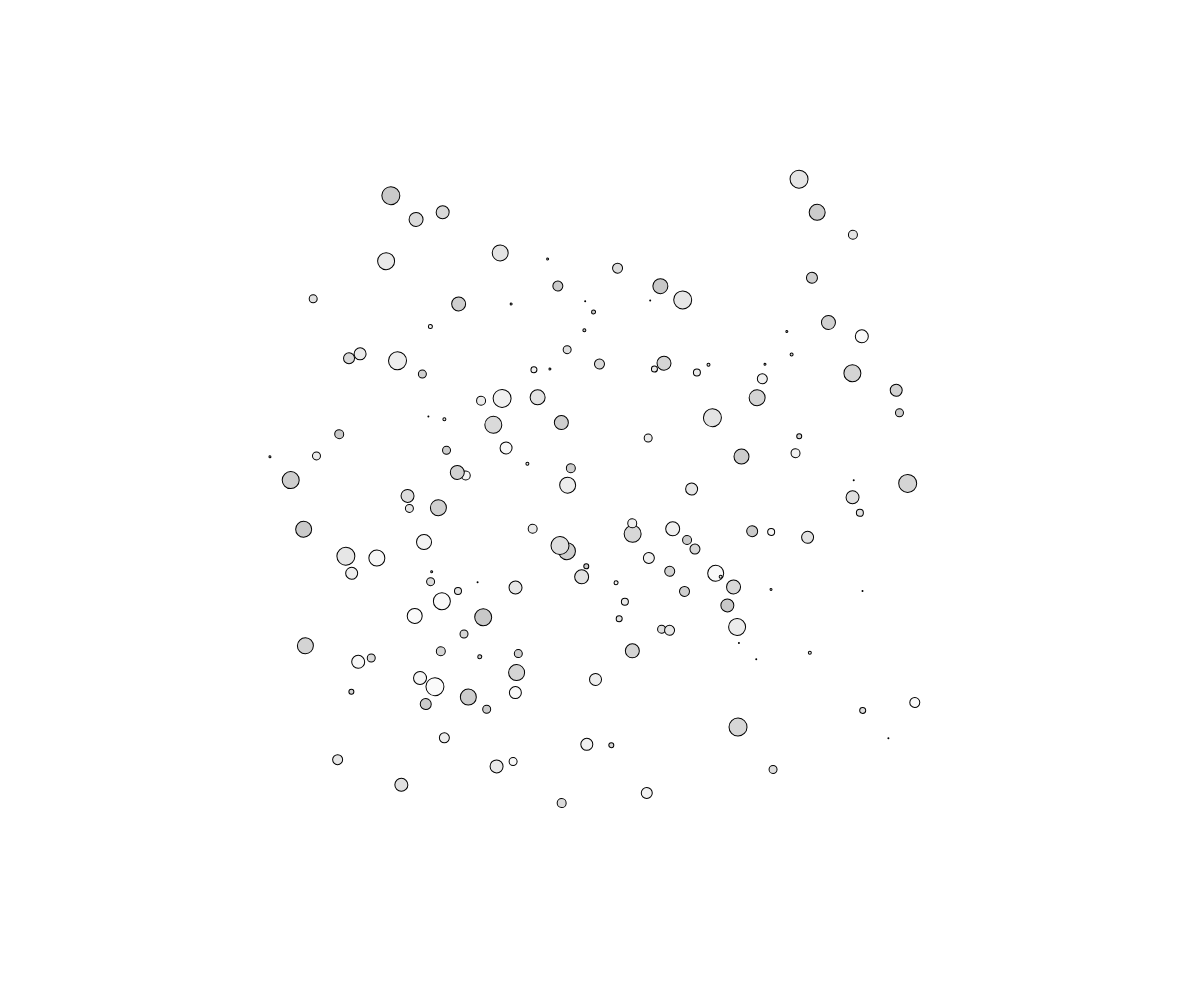
Frame 1 (no input)
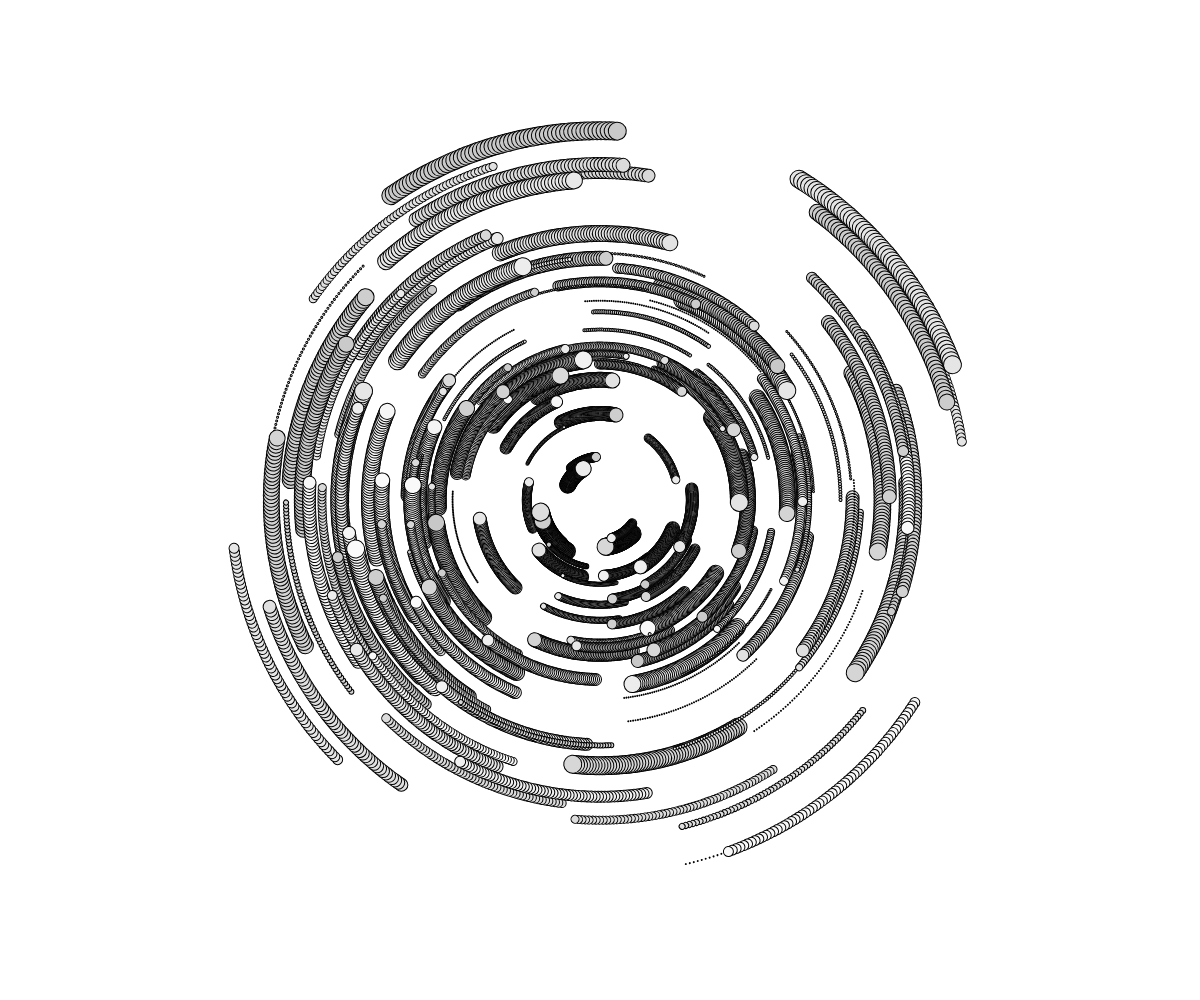
Frame 60 (no input)
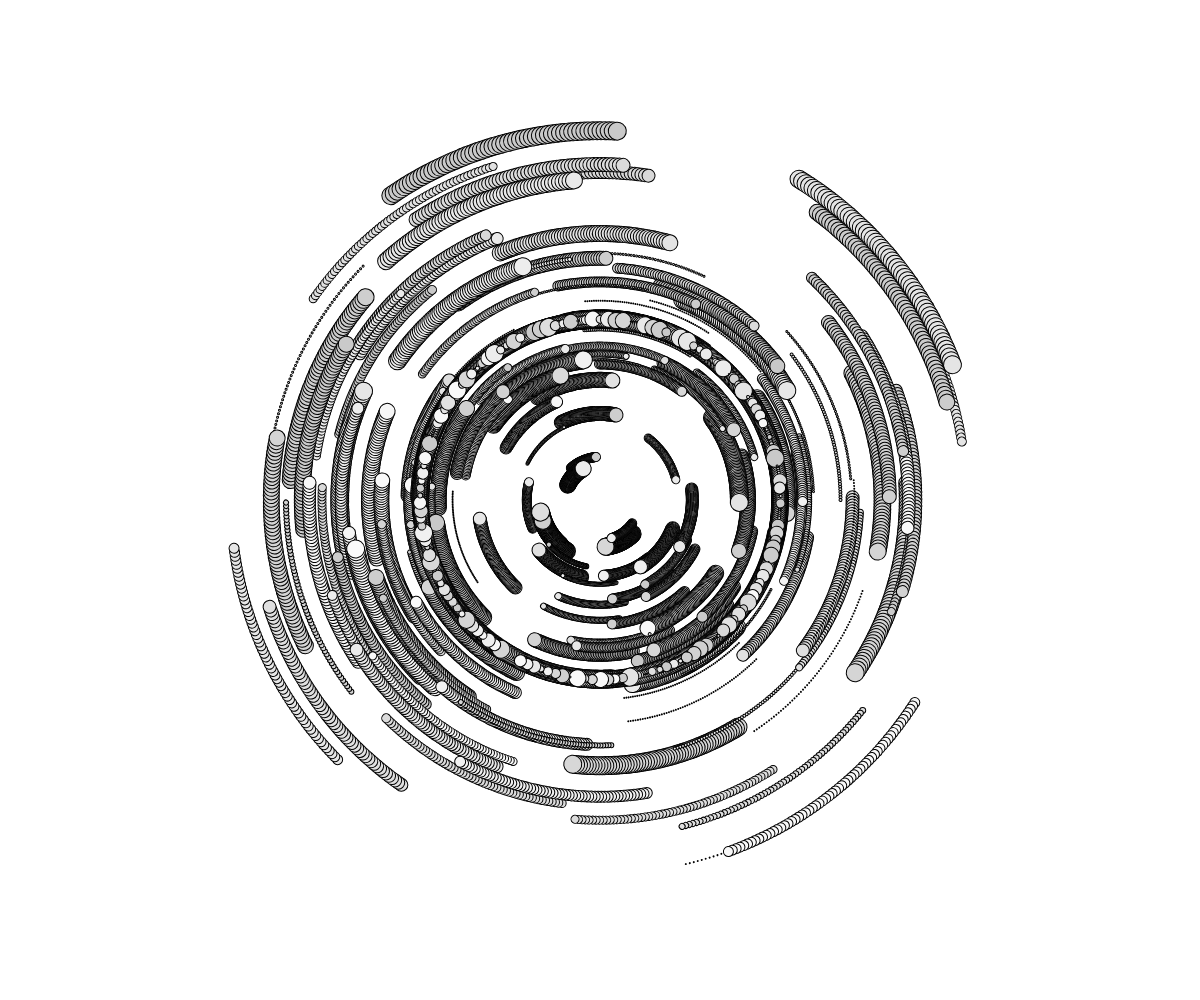
Frame 120 (the mouse pressed at the canvas centre since frame 60)

The p5.js sketch that drew these frames (run headless with seeded random() and noise() and a simulated clock; from frame 60 on, the mouse is pressed at the canvas centre):

// p5.js sketch
// ── sketch.js
"use strict";

var count = 150;
var radius = 180;

var dots = [];

function setup() {
  createCanvas(windowWidth, windowHeight);

  for (var i = 0; i < count; i++) {
    dots.push(new Dot(i));
  }
}

function draw() {
  // background(255);
  translate(windowWidth / 2, windowHeight / 2);
  rotate(frameCount * 0.011);
  translate(-windowWidth / 2, -windowHeight / 2);
  var fader = 1 - Math.abs(mouseX - windowWidth / 2) / (windowWidth / 2) * 0.5;
  for (var i = 0; i < count; i++) {

    dots[i].update(fader);
    dots[i].render();
  }
}

function Dot(i) {
  var circleX = Math.floor(Math.cos(i * 2 * Math.PI / count) * radius + windowWidth / 2);
  var circleY = Math.floor(Math.sin(i * 2 * Math.PI / count) * radius + windowHeight / 2);
  this.circlePos = createVector(circleX, circleY);
  this.randomPos = createVector(Math.floor(Math.random() * height + (width - height) / 2), Math.floor(Math.random() * height));
  this.currentPos = this.randomPos.copy();
  this.size = Math.floor(Math.random() * 18 + 1);
  this.fillColor = color(Math.random() * 50 + 200);
}

Dot.prototype.update = function (fader) {
  this.currentPos.x = lerp(this.randomPos.x, this.circlePos.x, fader);
  this.currentPos.y = lerp(this.randomPos.y, this.circlePos.y, fader);
  // this.size = Math.floor(Math.sin(frameCount * 0.01) * 20 + 5);
};

Dot.prototype.render = function () {
  stroke(0);
  fill(this.fillColor);
  ellipse(this.currentPos.x, this.currentPos.y, this.size, this.size);
};
